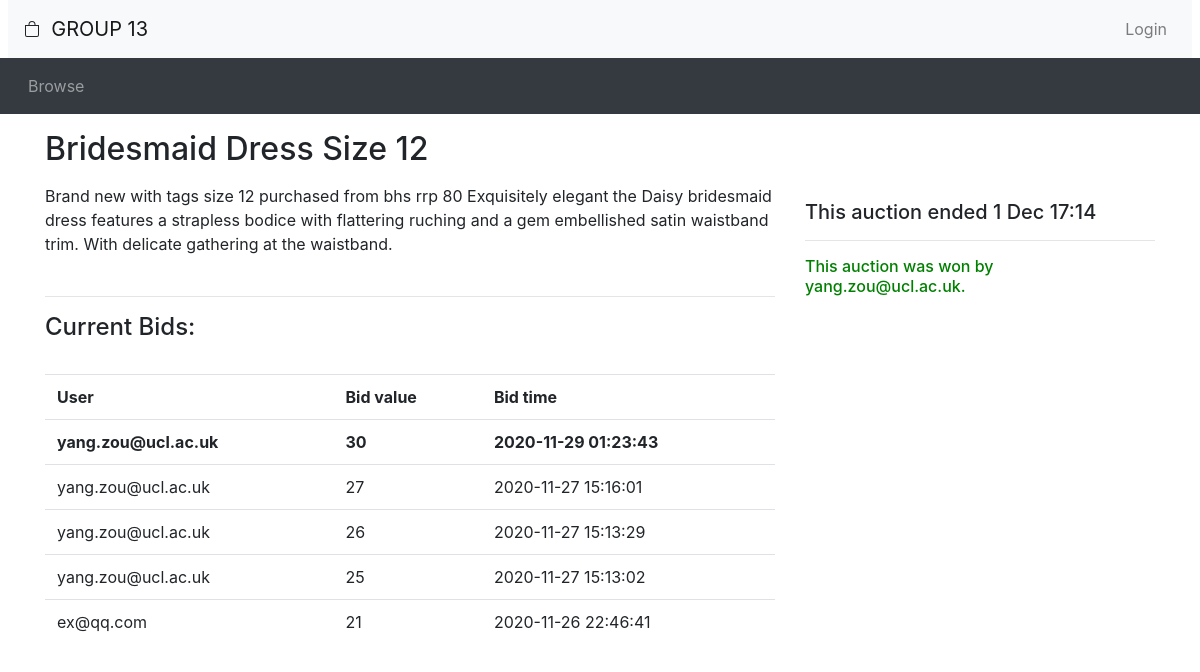
Screenshot of /auction/listing.php?item_id=2 with the database file from the repository.
### tables this page shows
CREATE TABLE IF NOT EXISTS `auction` (
  `auctionNo` int(10) UNSIGNED NOT NULL AUTO_INCREMENT,
  `auctionStatus` tinyint(1) NOT NULL DEFAULT '1',
  `category` varchar(35) NOT NULL DEFAULT 'Other',
  `title` varchar(100) NOT NULL DEFAULT 'Unnamed Auction',
  `auctionDescription` text,
  `startingPrice` int(10) UNSIGNED NOT NULL,
  `reservePrice` int(10) UNSIGNED NOT NULL DEFAULT '0',
  `increments` int(10) UNSIGNED NOT NULL DEFAULT '1',
  `startDate` datetime NOT NULL,
  `endDate` datetime NOT NULL,
  `sellerId` int(11) UNSIGNED NOT NULL,
  PRIMARY KEY (`auctionNo`),
  KEY `sellerId` (`sellerId`)
);

CREATE TABLE IF NOT EXISTS `buyer` (
  `buyerId` int(10) UNSIGNED NOT NULL AUTO_INCREMENT,
  `email` varchar(255) NOT NULL,
  `password` varchar(255) NOT NULL,
  `firstName` varchar(35) NOT NULL,
  `lastName` varchar(35) NOT NULL,
  `level` tinyint(3) UNSIGNED NOT NULL DEFAULT '0',
  PRIMARY KEY (`buyerId`),
  UNIQUE KEY `email` (`email`)
);

CREATE TABLE IF NOT EXISTS `bid` (
  `bidNo` int(10) UNSIGNED NOT NULL AUTO_INCREMENT,
  `bidStatus` tinyint(1) NOT NULL DEFAULT '1',
  `bidAmount` int(10) UNSIGNED NOT NULL,
  `bidTime` datetime NOT NULL,
  PRIMARY KEY (`bidNo`)
);

### auction/listing.php (the view, shortened to what this page needs)
<?php require_once("header.php")?>
<?php
  $item_id = $_GET['item_id'];
  $query1 = ("SELECT a.title, a.auctionDescription, MAX(b.bidAmount), a.endDate, startingPrice, auctionStatus  FROM auction AS a, bid AS b, createbid AS c
WHERE b.bidNo = c.bidNo and a.auctionNo = c.auctionNo and a.auctionNo = '$item_id'");
  $result1 = mysqli_query($connection, $query1);
  $row1 = mysqli_fetch_row ($result1);
  $title = $row1[0];
  $auction_status = $row1[5];
  $description = $row1[1];
  $end_time = new DateTime($row1[3]);
  $query2 = ("SELECT COUNT(b.bidAmount) FROM auction AS a, bid AS b, createbid AS c
WHERE b.bidNo = c.bidNo and a.auctionNo = c.auctionNo and a.auctionNo = '$item_id'");
  $result2 = mysqli_query($connection, $query2);
  $row2 = mysqli_fetch_row ($result2);
  $num_bids = $row2[0];
  $now = new DateTime();
?>
<div class="container">
<div class="row">
  <div class="col-sm-8">
    <h2 class="my-3"><?php echo($title); ?></h2>
  </div>
</div>
<div class="row">
  <div class="col-sm-8">
    <div class="itemDescription">
    <?php echo($description); ?>
    </div>
      <?php
      $query3 = "SELECT d.email , b.bidAmount, b.bidTime FROM auction AS a, bid AS b, createbid AS c, buyer AS d
WHERE b.bidNo = c.bidNo and a.auctionNo = c.auctionNo and a.auctionNo = '$item_id' and c.buyerId = d.buyerId ORDER BY b.bidTime DESC";
      $result3 = mysqli_query($connection, $query3);;
      $row3 = mysqli_fetch_row ($result3);
      if ($num_bids >0) {echo "<br><hr><h4>Current Bids: </h4>"."<br><table class=\"table\"><tr><td><strong>User</strong></td><td><strong>Bid value</strong></td><td><strong>Bid time</strong></td></tr>";;
      $counter = 0;
      while ($row3) {
          if ($counter == 0 ) {
              echo "<tr><td><strong>$row3[0]</strong></td><td><strong>$row3[1]</strong></td><td><strong>$row3[2]</strong></td></tr>";
          }
          else {
            echo "<tr><td>$row3[0]</td><td>$row3[1]</td><td>$row3[2]</td></tr>";
          }
          $row3 = mysqli_fetch_row ($result3);
          $counter = $counter+1;
        }
          echo "</table><br>";
      }
      else {
        echo "<br><hr><h4 style=\"color:red\">No bids!</hr>";
      }
?>
  </div>
  <div class="col-sm-4">
    <p>
<?php if ($now > $end_time && $auction_status == 0): ?>
<?php $fetch_winner_query = "SELECT email FROM buyer WHERE buyerId = (SELECT buyerId FROM winner WHERE auctionNo = '$item_id') ";
      $fetch_winner = mysqli_fetch_row(mysqli_query($connection, $fetch_winner_query)); ?>
     <h5>This auction ended <?php echo(date_format($end_time, 'j M H:i')) ?></h5><hr>
     <?php if (!$fetch_winner) {
        echo "<h6 style=\"color:red\">This auction had no winner - either there were no valid bids, or the reserve price wasn't reached.</h6>";
      }
      else {
        echo "<h6 style=\"color:green\">This auction was won by $fetch_winner[0].";
      }
      ?>
<?php endif ?>
  </div>
</div>

### rows the page displays
auction: title "Bridesmaid Dress Size 12", auctionDescription "Brand new with tags size 12 purchased from bhs rrp 80 Exquisitely elegant the Daisy bridesmaid dress features a strapless bodice with flattering ruching and a gem embellished satin waistband trim. With delicate gathering at the waistband.", endDate "1 Dec 17:14"
buyer: email "yang.zou@ucl.ac.uk", bid.bidAmount "30", bid.bidTime "2020-11-29 01:23:43", bid.bidAmount "27", bid.bidTime "2020-11-27 15:16:01", bid.bidAmount "26", bid.bidTime "2020-11-27 15:13:29", bid.bidAmount "25", bid.bidTime "2020-11-27 15:13:02"
buyer: email "ex@qq.com", bid.bidAmount "21", bid.bidTime "2020-11-26 22:46:41"
